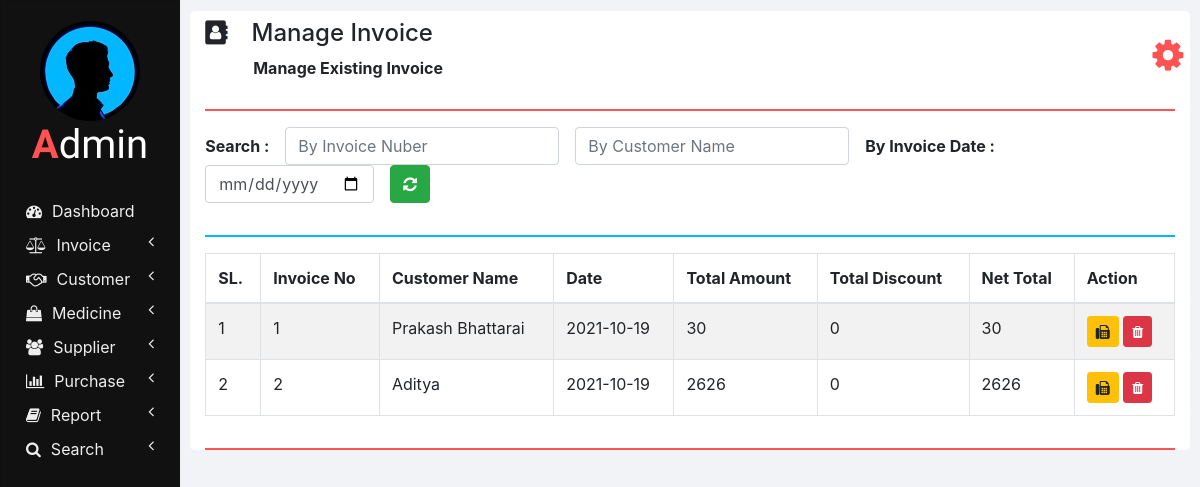
Page /manage_invoice.php on the committed database.
### tables this page shows
CREATE TABLE `invoices` (
  `INVOICE_ID` int(11) NOT NULL,
  `NET_TOTAL` double NOT NULL DEFAULT 0,
  `INVOICE_DATE` date NOT NULL DEFAULT current_timestamp(),
  `CUSTOMER_ID` int(11) NOT NULL,
  `TOTAL_AMOUNT` double NOT NULL,
  `TOTAL_DISCOUNT` double NOT NULL
);

CREATE TABLE `customers` (
  `ID` int(11) NOT NULL,
  `NAME` varchar(20) NOT NULL,
  `CONTACT_NUMBER` varchar(10) NOT NULL,
  `ADDRESS` varchar(100) NOT NULL,
  `DOCTOR_NAME` varchar(20) NOT NULL,
  `DOCTOR_ADDRESS` varchar(100) NOT NULL
);

### php/manage_invoice.php (the view, shortened to what this page needs)
<?php
  function showInvoices() {
    require "db_connection.php";
    if($con) {
      $seq_no = 0;
      $query = "SELECT * FROM invoices INNER JOIN customers ON invoices.CUSTOMER_ID = customers.ID";
      $result = mysqli_query($con, $query);
      while($row = mysqli_fetch_array($result)) {
        $seq_no++;
        showInvoiceRow($seq_no, $row);
      }
    }
  }
  function showInvoiceRow($seq_no, $row) {
    ?>
    <tr>
      <td><?php echo $seq_no; ?></td>
      <td><?php echo $row['INVOICE_ID']; ?></td>
      <td><?php echo $row['NAME']; ?></td>
      <td><?php echo $row['INVOICE_DATE']; ?></td>
      <td><?php echo $row['TOTAL_AMOUNT']; ?></td>
      <td><?php echo $row['TOTAL_DISCOUNT']; ?></td>
      <td><?php echo $row['NET_TOTAL']; ?></td>
      <td>
        <button class="btn btn-warning btn-sm" onclick="printInvoice(<?php echo $row['INVOICE_ID']; ?>);">
          <i class="fa fa-fax"></i>
        </button>
        <button class="btn btn-danger btn-sm" onclick="deleteInvoice(<?php echo $row['INVOICE_ID']; ?>);">
          <i class="fa fa-trash"></i>
        </button>
      </td>
    </tr>
    <?php
  }
    ?>

### css/sidenav.css (style rules this page uses)
body { background-color: #f1f3f6; }
.sidenav { width: 15%; height: 100vh; background-color: #222222; position: fixed; z-index: 1; flex: 1 0 auto; }
.card { width: 100%; height: 100%; top: 0; border-radius: 0; background-color: #111111; }
.logo .logo-caption { font-family: 'Poiret One', cursive; color: #ffffff; text-align: center; margin-bottom: 25px; }
.logo .profile { margin-left: 50%; border-radius: 50%; transform: translate(-50%); }
.logo .tweak { color: #ff5252; font-weight: bold; }
.main-menu-item { padding: 5px 5px; cursor: pointer; }
.main-menu-item > a { color: #eeeeee; text-decoration: none; font-size: 16px; }
.main-menu-item > a > span { margin-left: 10px; }

### css/home.css (style rules this page uses)
html, body { height: 100vh; }

### rows in the picture
invoices: seq_no "1", INVOICE_ID "1", CUSTOMER_ID.NAME "Prakash Bhattarai", INVOICE_DATE "2021-10-19", TOTAL_AMOUNT "30", TOTAL_DISCOUNT "0", NET_TOTAL "30"
invoices: seq_no "2", INVOICE_ID "2", CUSTOMER_ID.NAME "Aditya", INVOICE_DATE "2021-10-19", TOTAL_AMOUNT "2626", TOTAL_DISCOUNT "0", NET_TOTAL "2626"

### other values in the picture
$heading "Manage Invoice"
$sub_heading "Manage Existing Invoice"
